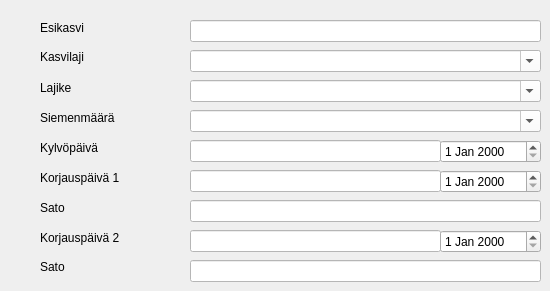
   <widget class="QWidget" name="tab_3">
    <attribute name="title">
     <string>Viljely</string>
    </attribute>
    <widget class="QLabel" name="label_15">
     <property name="geometry">
      <rect>
       <x>40</x>
       <y>20</y>
       <width>141</width>
       <height>16</height>
      </rect>
     </property>
     <property name="text">
      <string>Esikasvi</string>
     </property>
    </widget>
    <widget class="QLabel" name="label_16">
     <property name="geometry">
      <rect>
       <x>40</x>
       <y>50</y>
       <width>59</width>
       <height>14</height>
      </rect>
     </property>
     <property name="text">
      <string>Kasvilaji</string>
     </property>
    </widget>
    <widget class="QLabel" name="label_17">
     <property name="geometry">
      <rect>
       <x>40</x>
       <y>80</y>
       <width>61</width>
       <height>16</height>
      </rect>
     </property>
     <property name="text">
      <string>Lajike</string>
     </property>
    </widget>
    <widget class="QLabel" name="label_18">
     <property name="geometry">
      <rect>
       <x>40</x>
       <y>110</y>
       <width>101</width>
       <height>16</height>
      </rect>
     </property>
     <property name="text">
      <string>Siemenmäärä</string>
     </property>
    </widget>
    <widget class="QLabel" name="label_19">
     <property name="geometry">
      <rect>
       <x>40</x>
       <y>140</y>
       <width>91</width>
       <height>16</height>
      </rect>
     </property>
     <property name="text">
      <string>Kylvöpäivä</string>
     </property>
    </widget>
    <widget class="QLabel" name="label_20">
     <property name="geometry">
      <rect>
       <x>40</x>
       <y>170</y>
       <width>91</width>
       <height>16</height>
      </rect>
     </property>
     <property name="text">
      <string>Korjauspäivä 1</string>
     </property>
    </widget>
    <widget class="QLabel" name="label_21">
     <property name="geometry">
      <rect>
       <x>40</x>
       <y>200</y>
       <width>91</width>
       <height>16</height>
      </rect>
     </property>
     <property name="text">
      <string>Sato</string>
     </property>
    </widget>
    <widget class="QLabel" name="label_22">
     <property name="geometry">
      <rect>
       <x>40</x>
       <y>230</y>
       <width>101</width>
       <height>16</height>
      </rect>
     </property>
     <property name="text">
      <string>Korjauspäivä 2</string>
     </property>
    </widget>
    <widget class="QLabel" name="label_23">
     <property name="geometry">
      <rect>
       <x>40</x>
       <y>260</y>
       <width>59</width>
       <height>14</height>
      </rect>
     </property>
     <property name="text">
      <string>Sato</string>
     </property>
    </widget>
    <widget class="QLineEdit" name="lineEdit_vilj_esikasvi">
     <property name="geometry">
      <rect>
       <x>190</x>
       <y>20</y>
       <width>351</width>
       <height>22</height>
      </rect>
     </property>
     <property name="styleSheet">
      <string notr="true">background-color: rgb(255, 255, 255);</string>
     </property>
    </widget>
    <widget class="QComboBox" name="comboBox_vilj_kasvilaji">
     <property name="geometry">
      <rect>
       <x>190</x>
       <y>50</y>
       <width>351</width>
       <height>22</height>
      </rect>
     </property>
     <property name="styleSheet">
      <string notr="true">background-color: rgb(255, 255, 255);</string>
     </property>
     <property name="editable">
      <bool>true</bool>
     </property>
     <item>
      <property name="text">
       <string/>
      </property>
     </item>
     <item>
      <property name="text">
       <string>Vehnä</string>
      </property>
     </item>
     <item>
      <property name="text">
       <string>Kaura</string>
      </property>
     </item>
     <item>
      <property name="text">
       <string>Rypsi</string>
      </property>
     </item>
     <item>
      <property name="text">
       <string>Luonnonhoito</string>
      </property>
     </item>
     <item>
      <property name="text">
       <string>Viherkesanto</string>
      </property>
     </item>
    </widget>
    <widget class="QComboBox" name="comboBox_vilj_lajike">
     <property name="geometry">
      <rect>
       <x>190</x>
       <y>80</y>
       <width>351</width>
       <height>22</height>
      </rect>
     </property>
     <property name="styleSheet">
      <string notr="true">background-color: rgb(255, 255, 255);</string>
     </property>
     <property name="editable">
      <bool>true</bool>
     </property>
     <item>
      <property name="text">
       <string/>
      </property>
     </item>
     <item>
      <property name="text">
       <string>Wanamo</string>
      </property>
     </item>
     <item>
      <property name="text">
       <string>Steinar</string>
      </property>
     </item>
     <item>
      <property name="text">
       <string>Kreivi</string>
      </property>
     </item>
    </widget>
    <widget class="QComboBox" name="comboBox_vilj_siemenmaara">
     <property name="geometry">
      <rect>
       <x>190</x>
       <y>110</y>
       <width>351</width>
       <height>22</height>
      </rect>
     </property>
     <property name="styleSheet">
      <string notr="true">background-color: rgb(255, 255, 255);</string>
     </property>
     <property name="editable">
      <bool>true</bool>
     </property>
     <item>
      <property name="text">
       <string/>
      </property>
     </item>
     <item>
      <property name="text">
       <string>210</string>
      </property>
     </item>
     <item>
      <property name="text">
       <string>240</string>
      </property>
     </item>
    </widget>
    <widget class="QLineEdit" name="lineEdit_vilj_kylvpiva">
     <property name="geometry">
      <rect>
       <x>190</x>
       <y>140</y>
       <width>251</width>
       <height>22</height>
      </rect>
     </property>
     <property name="styleSheet">
      <string notr="true">background-color: rgb(255, 255, 255);</string>
     </property>
    </widget>
    <widget class="QDateEdit" name="dateEdit_kylvo">
     <property name="geometry">
      <rect>
       <x>440</x>
       <y>140</y>
       <width>101</width>
       <height>23</height>
      </rect>
     </property>
     <property name="calendarPopup">
      <bool>false</bool>
     </property>
    </widget>
    <widget class="QLineEdit" name="lineEdit_vilj_korj1piva">
     <property name="geometry">
      <rect>
       <x>190</x>
       <y>170</y>
       <width>251</width>
       <height>22</height>
      </rect>
     </property>
     <property name="styleSheet">
      <string notr="true">background-color: rgb(255, 255, 255);</string>
     </property>
    </widget>
    <widget class="QLineEdit" name="lineEdit_vilj_sato1">
     <property name="geometry">
      <rect>
       <x>190</x>
       <y>200</y>
       <width>351</width>
       <height>22</height>
      </rect>
     </property>
     <property name="styleSheet">
      <string notr="true">background-color: rgb(255, 255, 255);</string>
     </property>
    </widget>
    <widget class="QLineEdit" name="lineEdit_vilj_korj2piva">
     <property name="geometry">
      <rect>
       <x>190</x>
       <y>230</y>
       <width>251</width>
       <height>22</height>
      </rect>
     </property>
     <property name="styleSheet">
      <string notr="true">background-color: rgb(255, 255, 255);</string>
     </property>
    </widget>
    <widget class="QLineEdit" name="lineEdit_vilj_sato2">
     <property name="geometry">
      <rect>
       <x>190</x>
       <y>260</y>
       <width>351</width>
       <height>22</height>
      </rect>
     </property>
     <property name="styleSheet">
      <string notr="true">background-color: rgb(255, 255, 255);</string>
     </property>
    </widget>
    <widget class="QDateEdit" name="dateEdit_korj1">
     <property name="geometry">
      <rect>
       <x>440</x>
       <y>170</y>
       <width>101</width>
       <height>23</height>
      </rect>
     </property>
     <property name="calendarPopup">
      <bool>false</bool>
     </property>
    </widget>
    <widget class="QDateEdit" name="dateEdit_korj2">
     <property name="geometry">
      <rect>
       <x>440</x>
       <y>230</y>
       <width>101</width>
       <height>23</height>
      </rect>
     </property>
     <property name="calendarPopup">
      <bool>false</bool>
     </property>
    </widget>
   </widget>
